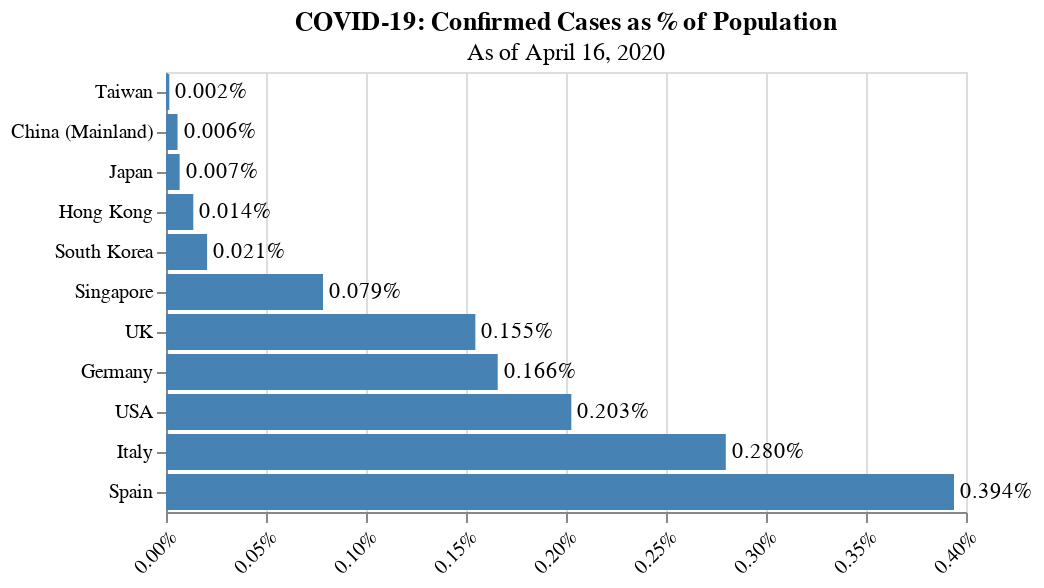

Here is the notebook cell this chart was saved with:
### Code cell
# Confirmed over population
plot_case_pct(regions, regions.cop, 'COVID-19: Confirmed Cases as % of Population')

### Figure 1 — Vega-Lite specification as saved in the notebook (floating-point values rounded to 4 significant figures)
{"config": {"view": {"continuousWidth": 400, "continuousHeight": 300}, "axisX": {"labelAngle": -45, "title": null}, "axisY": {"title": null}, "bar": {"color": "steelblue"}}, "layer": [{"mark": "bar", "encoding": {"x": {"type": "quantitative", "axis": {"format": "%"}, "field": "%"}, "y": {"type": "ordinal", "field": "Region", "sort": "x"}}, "title": {"text": "COVID-19: Confirmed Cases as % of Population", "subtitle": "As of April 16, 2020"}}, {"mark": {"type": "text", "align": "left", "baseline": "middle", "dx": 3}, "encoding": {"text": {"type": "quantitative", "field": "%", "format": ".3%"}, "x": {"type": "quantitative", "axis": {"format": "%"}, "field": "%"}, "y": {"type": "ordinal", "field": "Region", "sort": "x"}}, "title": {"text": "COVID-19: Confirmed Cases as % of Population", "subtitle": "As of April 16, 2020"}}], "data": {"name": "data-d3695d950043d57ec823eaea278ea75b"}, "$schema": "https://vega.github.io/schema/vega-lite/v4.8.1.json", "datasets": {"data-d3695d950043d57ec823eaea278ea75b": [{"Region": "Taiwan", "%": 1.661e-05}, {"Region": "Singapore", "%": 0.0007851}, {"Region": "Hong Kong", "%": 0.0001365}, {"Region": "South Korea", "%": 0.0002055}, {"Region": "Japan", "%": 6.819e-05}, {"Region": "China (Mainland)", "%": 5.771e-05}, {"Region": "USA", "%": 0.002027}, {"Region": "Italy", "%": 0.002799}, {"Region": "Germany", "%": 0.001659}, {"Region": "Spain", "%": 0.00394}, {"Region": "UK", "%": 0.001547}]}}
